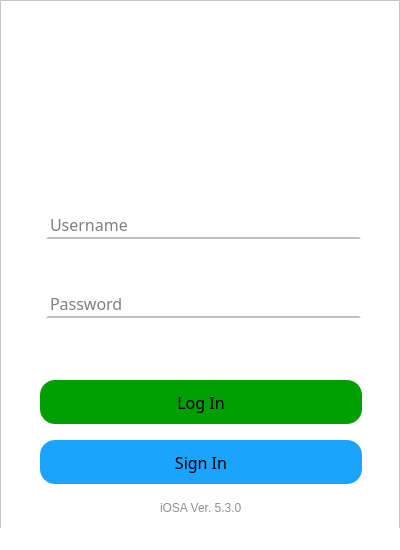
<?xml version="1.0" encoding="UTF-8"?>
<ui version="4.0">
 <class>LoginWindow</class>
 <widget class="QMainWindow" name="LoginWindow">
  <property name="geometry">
   <rect>
    <x>0</x>
    <y>0</y>
    <width>400</width>
    <height>550</height>
   </rect>
  </property>
  <property name="minimumSize">
   <size>
    <width>400</width>
    <height>550</height>
   </size>
  </property>
  <property name="maximumSize">
   <size>
    <width>400</width>
    <height>550</height>
   </size>
  </property>
  <property name="windowTitle">
   <string>iOSA - Log In</string>
  </property>
  <property name="windowIcon">
   <iconset>
    <normaloff>bin/icons/WindowLogo.png</normaloff>bin/icons/WindowLogo.png</iconset>
  </property>
  <property name="styleSheet">
   <string notr="true">font: 57 12pt &quot;Manrope Medium&quot;;
background-color: rgb(255, 255, 255);</string>
  </property>
  <widget class="QWidget" name="centralwidget">
   <property name="minimumSize">
    <size>
     <width>400</width>
     <height>550</height>
    </size>
   </property>
   <property name="maximumSize">
    <size>
     <width>400</width>
     <height>550</height>
    </size>
   </property>
   <widget class="QFrame" name="MainFrame">
    <property name="geometry">
     <rect>
      <x>0</x>
      <y>0</y>
      <width>400</width>
      <height>550</height>
     </rect>
    </property>
    <property name="minimumSize">
     <size>
      <width>400</width>
      <height>550</height>
     </size>
    </property>
    <property name="maximumSize">
     <size>
      <width>400</width>
      <height>550</height>
     </size>
    </property>
    <property name="styleSheet">
     <string notr="true">QFrame#MainFrame {
	border-color: rgb(0, 0, 0);
	background-color: rgb(255, 255, 255);
}

QLineEdit#password, QLineEdit#username {
	background-color: rgb(255, 255, 255);
	border-width: 2px;
	border-style: solid;
	border-color: none;
	border-bottom-color: rgb(192, 192, 192);
	border-radius: 15px;
}

QLineEdit#password:hover, QLineEdit#username:hover {
	border-bottom-color: rgb(140, 140, 140);
}

QPushButton {
	background-color: rgb(0, 158, 0);
	border-radius: 15px;
}

QPushButton:hover {
	background-color: rgb(81, 203, 0);
}

QPushButton:pressed {
	background-color: rgb(0, 116, 0);
}</string>
    </property>
    <property name="frameShape">
     <enum>QFrame::StyledPanel</enum>
    </property>
    <property name="frameShadow">
     <enum>QFrame::Raised</enum>
    </property>
    <widget class="QLabel" name="VersionLabel">
     <property name="geometry">
      <rect>
       <x>160</x>
       <y>500</y>
       <width>91</width>
       <height>16</height>
      </rect>
     </property>
     <property name="styleSheet">
      <string notr="true">color: rgb(144, 144, 144);
font-size: 12px;</string>
     </property>
     <property name="text">
      <string>iOSA Ver. 5.3.0</string>
     </property>
    </widget>
    <widget class="QPushButton" name="loginButton">
     <property name="geometry">
      <rect>
       <x>40</x>
       <y>380</y>
       <width>322</width>
       <height>44</height>
      </rect>
     </property>
     <property name="font">
      <font>
       <family>Manrope Medium</family>
       <pointsize>12</pointsize>
       <weight>7</weight>
       <italic>false</italic>
       <bold>false</bold>
      </font>
     </property>
     <property name="mouseTracking">
      <bool>false</bool>
     </property>
     <property name="styleSheet">
      <string notr="true"/>
     </property>
     <property name="text">
      <string>Log In</string>
     </property>
    </widget>
    <widget class="QWidget" name="formLayoutWidget">
     <property name="geometry">
      <rect>
       <x>40</x>
       <y>210</y>
       <width>321</width>
       <height>153</height>
      </rect>
     </property>
     <layout class="QFormLayout" name="formLayout">
      <item row="0" column="1">
       <widget class="QLineEdit" name="username">
        <property name="font">
         <font>
          <family>Manrope Medium</family>
          <pointsize>12</pointsize>
          <weight>7</weight>
          <italic>false</italic>
          <bold>false</bold>
         </font>
        </property>
        <property name="styleSheet">
         <string notr="true"/>
        </property>
        <property name="text">
         <string/>
        </property>
        <property name="placeholderText">
         <string>Username</string>
        </property>
       </widget>
      </item>
      <item row="1" column="0" colspan="2">
       <spacer name="verticalSpacer">
        <property name="orientation">
         <enum>Qt::Vertical</enum>
        </property>
        <property name="sizeHint" stdset="0">
         <size>
          <width>20</width>
          <height>40</height>
         </size>
        </property>
       </spacer>
      </item>
      <item row="2" column="1">
       <widget class="QLineEdit" name="password">
        <property name="font">
         <font>
          <family>Manrope Medium</family>
          <pointsize>12</pointsize>
          <weight>7</weight>
          <italic>false</italic>
          <bold>false</bold>
         </font>
        </property>
        <property name="acceptDrops">
         <bool>true</bool>
        </property>
        <property name="styleSheet">
         <string notr="true"/>
        </property>
        <property name="inputMethodHints">
         <set>Qt::ImhHiddenText|Qt::ImhNoAutoUppercase|Qt::ImhNoPredictiveText|Qt::ImhSensitiveData</set>
        </property>
        <property name="text">
         <string/>
        </property>
        <property name="echoMode">
         <enum>QLineEdit::Password</enum>
        </property>
        <property name="alignment">
         <set>Qt::AlignLeading|Qt::AlignLeft|Qt::AlignVCenter</set>
        </property>
        <property name="placeholderText">
         <string>Password</string>
        </property>
       </widget>
      </item>
      <item row="3" column="0" colspan="2">
       <spacer name="verticalSpacer_2">
        <property name="orientation">
         <enum>Qt::Vertical</enum>
        </property>
        <property name="sizeHint" stdset="0">
         <size>
          <width>20</width>
          <height>40</height>
         </size>
        </property>
       </spacer>
      </item>
     </layout>
    </widget>
    <widget class="QLabel" name="logoLabel">
     <property name="geometry">
      <rect>
       <x>110</x>
       <y>10</y>
       <width>181</width>
       <height>181</height>
      </rect>
     </property>
     <property name="autoFillBackground">
      <bool>false</bool>
     </property>
     <property name="styleSheet">
      <string notr="true"/>
     </property>
     <property name="text">
      <string/>
     </property>
     <property name="pixmap">
      <pixmap>../bin/icons/Logo.png</pixmap>
     </property>
    </widget>
    <widget class="QPushButton" name="signInButton">
     <property name="geometry">
      <rect>
       <x>40</x>
       <y>440</y>
       <width>322</width>
       <height>44</height>
      </rect>
     </property>
     <property name="font">
      <font>
       <family>Manrope Medium</family>
       <pointsize>12</pointsize>
       <weight>7</weight>
       <italic>false</italic>
       <bold>false</bold>
      </font>
     </property>
     <property name="mouseTracking">
      <bool>false</bool>
     </property>
     <property name="styleSheet">
      <string notr="true">QPushButton {
	background-color: rgb(26, 164, 255);
	border-radius: 15px;
}

QPushButton:hover {
	background-color: rgb(21, 193, 255);
}

QPushButton:pressed {
	background-color: rgb(19, 122, 186);
}</string>
     </property>
     <property name="text">
      <string>Sign In</string>
     </property>
    </widget>
   </widget>
  </widget>
  <widget class="QStatusBar" name="statusbar"/>
  <action name="actionRegister">
   <property name="text">
    <string>Register</string>
   </property>
  </action>
  <action name="actionSearch">
   <property name="text">
    <string>Search</string>
   </property>
  </action>
  <action name="actionEdit">
   <property name="text">
    <string>Edit</string>
   </property>
  </action>
  <action name="actionExport">
   <property name="text">
    <string>Export</string>
   </property>
  </action>
  <action name="actionLogin">
   <property name="text">
    <string>Login</string>
   </property>
  </action>
  <action name="actionExit">
   <property name="text">
    <string>Exit</string>
   </property>
  </action>
 </widget>
 <resources>
  <include location="../bin/icons/icons.qrc"/>
 </resources>
 <connections/>
</ui>
